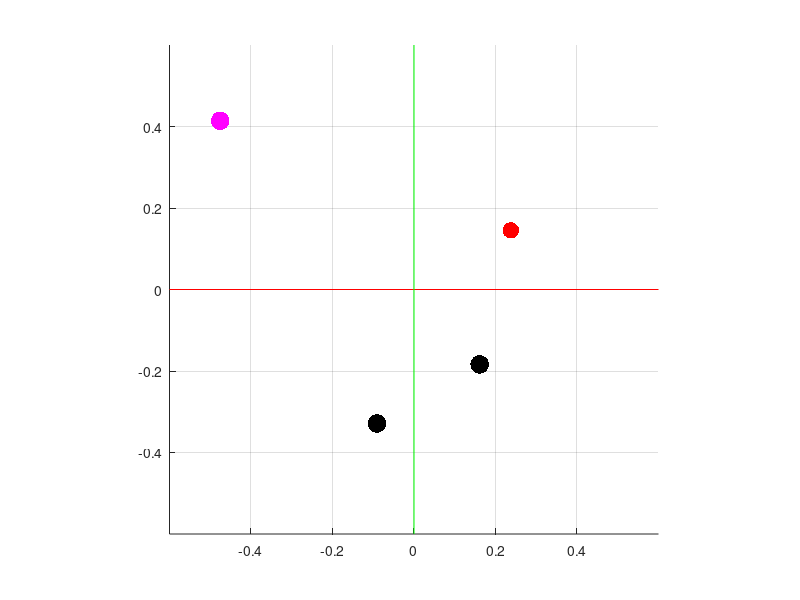

This chart was generated by the following MATLAB code: (Note: this script raises an error after producing the figure.)
clear all; close all; clc;

%% SPAWN GOAL CONFIGURATION AND ROBOT POSITION. RANDOMLY IN THE WORKSPACE. 

%Define workspace limits. All in metres. 
xrange = [-0.5, 0.5];
yrange = [-0.5, 0.5];

%global variables.
global cm num_modes ng nd xg xr sig delta_t conf_thresh conf_max alpha_max;

%workspace parameters
max_ng = 6;
ng = datasample(2:max_ng, 1); %spawn random number of goals. Maximum number is 6. At least 
nd = 2; %num of dimensions. by definition R^2
cm = {1,2}; %only control mode settings. 
num_modes = length(cm); %or 1 depending on whether the modes are [x, y] or [{x,y}]

%spawn random goals and random robot positions
xg = [rand(1,ng)*range(xrange) + xrange(1); rand(1,ng)*range(yrange) + yrange(1)]; %random goal positions. These will be treated as fixed parameters.
xr = [rand(1,1)*range(xrange) + xrange(1); rand(1,1)*range(yrange) + yrange(1)];
xr_true = xr; %store away random position in a variable for reuse.


%disambiguation related params
sig = 0.01; %For Fisher information
delta_t = 0.1; %For compute projections. 

%arbitrartion function parameters - Fixed parameters for shared control. 
conf_thresh = (1.05/ng);
conf_max = (1.2/ng);
alpha_max = 0.7;

%% PLOT GOALS AND CURRENT ROBOT POSITION. 
% 
% figure;
scatter(xg(1,1:ng), xg(2,1:ng), 180, 'k', 'filled'); grid on; hold on;
scatter(xr(1), xr(2), 140, 'r', 'filled');
offset = [-0.1, 0.1];
line(xrange+offset, [0,0], 'Color', 'r'); %draw x and y axes.
line([0,0], yrange+offset, 'Color', 'g');
axis([xrange + offset, yrange + offset]);
axis square;

%% START SIMULATING A HUMAN CONTROLLING THE ROBOT FROM THE CURRENT POSITION ALWAYS IN THE DISAMBIGUATING MODE, TOWARDS A RANDOMLY PICKED GOAL FROM 
%% THE LIST OF GOALS.

% generate random user goal index. change color to magenta. 
random_goal_index = randsample(ng, 1); 
random_goal = xg(:, random_goal_index);
%%
scatter(random_goal(1), random_goal(2), 180, 'm', 'filled'); grid on; hold on;

%%
intent_types = {'dft', 'conf', 'bayes'};
intent_type = intent_types{datasample(1:length(intent_types), 1)}; % or conf or bayes
intnent_type = 'dft';

%% %% USING MAX POTENTIAL AS BASE LINE
total_time_steps = 120; %with delta_t of 0.1, this amounts to 10 seconds. We will assume that "mode switches" don't take time. 
%variables to hold simulation data for MAX POTENTIAL
pgs_POT = zeros(ng, total_time_steps); %goal probabilities
optimal_modes_POT = zeros(total_time_steps-1, 1); %optimal modes. 
alpha_POT = zeros(total_time_steps-1, 1); %alpha values
uh_POT = zeros(nd, total_time_steps-1);
ur_POT = zeros(nd, total_time_steps-1);
blend_vel_POT = zeros(nd, total_time_steps-1);
curr_goal_POT = zeros(total_time_steps-1, 1); %current goal inference
traj_POT = zeros(nd, total_time_steps); %trajectory
traj_POT(:, 1) = xr; %initialize first data point of trajetcory
pgs_POT(:, 1) = (1/ng)*ones(ng, 1);%uniform probability to start off with. This is the true pg distribution during the course of the trajectory
%internally projection
current_optimal_mode_POT_index = 1;
current_optimal_mode_POT = cm{current_optimal_mode_POT_index};


mode_comp_timesteps = 4; %time step gap between optimal mode computation. 
exit_threshold = 0.02;
hist_length = 15; %for Bayes filter. not used. 

for i=1:total_time_steps-1
    %compute the optimal mode. store it away. 
    if norm(traj_POT(:, i) - random_goal)/norm(traj_POT(:, 1)- random_goal) < exit_threshold
        fprintf('Within 10 percent of the original separation from goal. Stopping simulation\n');
        break;
    end
    curr_goal_index_POT = datasample(find(pgs_POT(:, i) == max(pgs_POT(:, i))), 1);
    curr_goal_POT(i) = curr_goal_index_POT;
    if mod(i-1, mode_comp_timesteps) == 0
        current_optimal_mode_POT_index = compute_optimal_mode_POT_R2(xg(:, curr_goal_index_POT), xr_true); 
        if length(current_optimal_mode_POT_index) > 1 %when there are equivalent modes. 
            current_optimal_mode_POT = cm{current_optimal_mode_POT_index(1)}; %pick the first one. 
            current_optimal_mode_POT_index = current_optimal_mode_POT_index(1); %update the index. 
        else
            if current_optimal_mode_POT_index ~= -1 %if -1, don't change any mode. keep previous node. So no need to update
                current_optimal_mode_POT = cm{current_optimal_mode_POT_index}; 
            end
        end
    end
    %gotta determine uh. Assumes human is executes the "straightest
    %possible motion in the current mode towards the specified goal". 
    uh = generate_full_uh(random_goal, xr); %noisy uh. Change gaussian sigma in the generate_full_uh accordingly. 
    zero_dim = setdiff(1:nd,current_optimal_mode_POT); %zero out the nonavailable control modes. 
    for jj=1:length(zero_dim)
        uh(zero_dim(jj)) = 0;
    end
    
    %human and robot control commands and belnding
    uh = 0.2*(uh./(abs(uh) + realmin));
    ur = generate_autonomy(curr_goal_index_POT); %pfield autonomy command in full 2D space towards what it thinks is the current goal
    alpha_POT(i) = alpha_from_confidence(pgs_POT(curr_goal_index_POT, i)); %linear belnding param
    blend_vel = (1-alpha_POT(i))*uh + alpha_POT(i)*ur; %blended vel
    uh_POT(:, i) = uh; ur_POT(:, i) = ur; blend_vel_POT(:, i) = blend_vel;
    if strcmp(intent_type, 'dft')
        pgs_POT(:, i+1) = compute_p_of_g_dft_R2(uh, xr, pgs_POT(:, i));
    elseif strcmp(intent_type, 'bayes')
        pgs_POT(:, i+1) = compute_bayes_R2(uh, xr, pgs_POT(:, i));
%         pgs_POT(:, i+1) = compute_bayes_n_R2(uh_POT(:, max(1, i-hist_length+1):i), xr, pgs_POT(:,i));
    elseif strcmp(intent_type, 'conf')
        pgs_POT(:, i+1) = compute_conf_R2(uh, xr);
    end
    xr = sim_kinematics_R2(xr, blend_vel); %forward simulate kinematics with blending. 
    traj_POT(:, i+1) = xr;
    optimal_modes_POT(i) = current_optimal_mode_POT_index;
end

%% USING ENTROPY simulate motion towards random goal from starting xr

fprintf("SIMULATION USING ENTROPY INFORMATION \n");

xr = xr_true; %reset the robot position to starting position
pgs_ENT = zeros(ng, total_time_steps);
optimal_modes_ENT = zeros(total_time_steps-1, 1);
alpha_ENT = zeros(total_time_steps-1, 1);
uh_ENT = zeros(nd, total_time_steps-1);
ur_ENT = zeros(nd, total_time_steps-1);
blend_vel_ENT = zeros(nd, total_time_steps-1);
curr_goal_ENT = zeros(total_time_steps-1, 1);
traj_ENT = zeros(nd, total_time_steps);
traj_ENT(:, 1) = xr;
pgs_ENT(:, 1) = (1/ng)*ones(ng, 1);%uniform probability to start off with. This is the true pg distribution during the course of the trajectory
%internally projection
current_optimal_mode_ENT_index = 1;
current_optimal_mode_ENT = cm{current_optimal_mode_ENT_index};

for i=1:total_time_steps-1
    if norm(traj_ENT(:, i) - random_goal)/norm(traj_ENT(:, 1)- random_goal) < exit_threshold
        fprintf('Within 10 percent of the original separation from goal. Stopping simulation\n');
        break;
    end
    %compute the optimal mode. store it away. 
    curr_goal_index_ENT = datasample(find(pgs_ENT(:, i) == max(pgs_ENT(:, i))), 1);
    curr_goal_ENT(i) = curr_goal_index_ENT;
    if mod(i-1, mode_comp_timesteps) == 0
        current_optimal_mode_ENT_index = compute_optimal_mode_ENT_R2(intent_type, xr, pgs_ENT(:, i)); 
        if length(current_optimal_mode_ENT_index) > 1 %when there are equivalent modes. 
            current_optimal_mode_ENT = cm{current_optimal_mode_ENT_index(1)}; %pick the first one. 
            current_optimal_mode_ENT_index = current_optimal_mode_ENT_index(1); %update the index. 
        else
            if current_optimal_mode_ENT_index ~= -1 %if -1, don't change any mode. keep previous node. So no need to update
                current_optimal_mode_ENT = cm{current_optimal_mode_ENT_index}; 
            end
        end
    end
    %gotta determine uh. Assumes human is executes the "straightest
    %possible motion in the current mode towards the specified goal". 
    uh = generate_full_uh(random_goal, xr);
    zero_dim = setdiff(1:nd,current_optimal_mode_ENT);
    for jj=1:length(zero_dim)
        uh(zero_dim(jj)) = 0;
    end
    uh = 0.2*(uh./(abs(uh) + realmin));
    ur = generate_autonomy(curr_goal_index_ENT); %autonomy command in full 2D space
    alpha_ENT(i) = alpha_from_confidence(pgs_ENT(curr_goal_index_ENT, i)); %linear belnding param
    blend_vel = (1-alpha_ENT(i))*uh + alpha_ENT(i)*ur; %blended vel
    uh_ENT(:, i) = uh; ur_ENT(:, i) = ur; blend_vel_ENT(:, i) = blend_vel;

    if strcmp(intent_type, 'dft')
        pgs_ENT(:, i+1) = compute_p_of_g_dft_R2(uh, xr, pgs_ENT(:, i));
    elseif strcmp(intent_type, 'bayes')
        pgs_ENT(:, i+1) = compute_bayes_R2(uh, xr, pgs_ENT(:, i));
%         pgs_ENT(:, i+1) = compute_bayes_n_R2(uh_ENT(:, max(1, i-hist_length+1):i), xr, pgs_ENT(:,i));
    elseif strcmp(intent_type, 'conf')
        pgs_ENT(:, i+1) = compute_conf_R2(uh, xr);
    end
    
    xr = sim_kinematics_R2(xr, blend_vel); %forward simulate kinematics with blending. 
    traj_ENT(:, i+1) = xr;
    optimal_modes_ENT(i) = current_optimal_mode_ENT;
end

%% USING KL DIVERGENCE
fprintf("SIMULATION USING KL DIVERGENCE INFORMATION \n");

xr = xr_true; %reset the robot position to starting position
pgs_KL = zeros(ng, total_time_steps);
optimal_modes_KL = zeros(total_time_steps-1, 1);
alpha_KL = zeros(total_time_steps-1, 1);
uh_KL = zeros(nd, total_time_steps-1);
ur_KL = zeros(nd, total_time_steps-1);
blend_vel_KL = zeros(nd, total_time_steps-1);
curr_goal_KL = zeros(total_time_steps-1, 1);
traj_KL = zeros(nd, total_time_steps);
traj_KL(:, 1) = xr;
pgs_KL(:, 1) = (1/ng)*ones(ng, 1);%uniform probability to start off with. This is the true pg distribution during the course of the trajectory
%internally projection
current_optimal_mode_KL_index = 1;
current_optimal_mode_KL = cm{current_optimal_mode_KL_index};

for i=1:total_time_steps-1
    if norm(traj_KL(:, i) - random_goal)/norm(traj_KL(:, 1)- random_goal) < exit_threshold
        fprintf('Within 10 percent of the original separation from goal. Stopping simulation\n');
        break;
    end
    %compute the optimal mode. store it away. 
    curr_goal_index_KL = datasample(find(pgs_KL(:, i) == max(pgs_KL(:, i))), 1);
    curr_goal_KL(i) = curr_goal_index_KL;
    if mod(i-1, mode_comp_timesteps) == 0
        current_optimal_mode_KL_index = compute_optimal_mode_KL_R2(intent_type, xr, pgs_KL(:, i)); 
        if length(current_optimal_mode_KL_index) > 1 %when there are equivalent modes. 
            current_optimal_mode_KL = cm{current_optimal_mode_KL_index(1)}; %pick the first one. 
            current_optimal_mode_KL_index = current_optimal_mode_KL_index(1); %update the index. 
        else
            if current_optimal_mode_KL_index ~= -1 %if -1, don't change any mode. keep previous node. So no need to update
                current_optimal_mode_KL = cm{current_optimal_mode_KL_index}; 
            end
        end
    end
    %gotta determine uh. Assumes human is executes the "straightest
    %possible motion in the current mode towards the specified goal". 
    uh = generate_full_uh(random_goal, xr);
    zero_dim = setdiff(1:nd,current_optimal_mode_KL);
    for jj=1:length(zero_dim)
        uh(zero_dim(jj)) = 0;
    end
    uh = 0.2*(uh./(abs(uh) + realmin));
    ur = generate_autonomy(curr_goal_index_KL); %autonomy command in full 2D space
    alpha_KL(i) = alpha_from_confidence(pgs_KL(curr_goal_index_KL, i)); %linear belnding param
    blend_vel = (1-alpha_KL(i))*uh + alpha_KL(i)*ur; %blended vel
    uh_KL(:, i) = uh; ur_KL(:, i) = ur; blend_vel_KL(:, i) = blend_vel;

    if strcmp(intent_type, 'dft')
        pgs_KL(:, i+1) = compute_p_of_g_dft_R2(uh, xr, pgs_KL(:, i));
    elseif strcmp(intent_type, 'bayes')
        pgs_KL(:, i+1) = compute_bayes_R2(uh, xr, pgs_KL(:, i));
%         pgs_KL(:, i+1) = compute_bayes_n_R2(uh_KL(:, max(1, i-hist_length+1):i), xr, pgs_KL(:,i));
    elseif strcmp(intent_type, 'conf')
        pgs_KL(:, i+1) = compute_conf_R2(uh, xr);
    end
    
    xr = sim_kinematics_R2(xr, blend_vel); %forward simulate kinematics with blending. 
    traj_KL(:, i+1) = xr;
    optimal_modes_KL(i) = current_optimal_mode_KL_index;
end


%% USING FI
% fprintf("SIMULATION USING FISHER INFORMATION \n");
% xr = xr_true;
% pgs_FI = zeros(ng, total_time_steps);
% optimal_modes_FI = zeros(total_time_steps-1, 1);
% alpha_FI = zeros(total_time_steps-1, 1);
% uh_FI = zeros(nd, total_time_steps-1);
% ur_FI = zeros(nd, total_time_steps-1);
% blend_vel_FI = zeros(nd, total_time_steps-1);
% curr_goal_FI = zeros(total_time_steps-1, 1);
% traj_FI = zeros(nd, total_time_steps);
% traj_FI(:, 1) = xr;
% pgs_FI(:, 1) = (1/ng)*ones(ng, 1);
% current_optimal_mode_FI = 1;
% for i=1:total_time_steps-1
%     %obtain current goal.
%     curr_goal_index_FI = datasample(find(pgs_FI(:, i) == max(pgs_FI(:, i))), 1);
%     curr_goal_FI(i) =  curr_goal_index_FI;
%     %compute the optimal mode. store it away. 
%     if mod(i-1, mode_comp_timesteps) == 0
%         current_optimal_mode_FI_index = compute_optimal_mode_FI_R2(intent_type, xr, pgs_FI(:, i)); 
%         if length(current_optimal_mode_FI_index) > 1 %when there are equivalent modes. 
%             current_optimal_mode_FI = cm{current_optimal_mode_FI_index(1)}; %pick the first one. 
%             current_optimal_mode_FI_index = current_optimal_mode_FI_index(1); %update the index. 
%         else
%             if current_optimal_mode_FI_index ~= -1 %if -1, don't change any mode. keep previous node. So no need to update
%                 current_optimal_mode_FI = cm{current_optimal_mode_FI_index}; 
%             end
%         end
%     end
%     %gotta determine uh. 
%     uh = generate_full_uh(random_goal, xr);
%     zero_dim = setdiff(1:nd,current_optimal_mode_FI);
%     for jj=1:length(zero_dim)
%         uh(zero_dim(jj)) = 0;
%     end
%     uh = 0.2*(uh/(norm(uh) + realmin));
%     ur = generate_autonomy(curr_goal_index_FI); %autonomy command in full 2D space
%     alpha_FI(i) = alpha_from_confidence(pgs_FI(curr_goal_index_FI, i)); %linear belnding param
%     blend_vel = (1-alpha_FI(i))*uh + alpha_FI(i)*ur; %blended vel
%     uh_FI(:, i) = uh; ur_FI(:, i) = ur; blend_vel_FI(:, i) = blend_vel;
%     if strcmp(intent_type, 'dft')
%         pgs_FI(:, i+1) = compute_p_of_g_dft_R2(uh, xr, pgs_FI(:, i));
%     elseif strcmp(intent_type, 'bayes')
%         pgs_FI(:, i+1) = compute_bayes_R2(uh, xr, pgs_FI(:, i));
% %         pgs_FI(:, i+1) = compute_bayes_n_R2(uh_FI(:, max(1, i-hist_length+1):i), xr, pgs_FI(:,i));
%     elseif strcmp(intent_type, 'conf')
%         pgs_FI(:, i+1) = compute_conf_R2(uh, xr);
%     end
%     xr = sim_kinematics_R2(xr, blend_vel); %forward simulate kinematics with blending. 
%     traj_FI(:, i+1) = xr;
%     optimal_modes_FI(i) = current_optimal_mode_FI;
% end
%% DISAMB METRIC BASED
fprintf("SIMULATION USING DISAMB METRIC \n");
xr = xr_true;
pgs_DISAMB = zeros(ng, total_time_steps);
optimal_modes_DISAMB = zeros(total_time_steps-1, 1);
alpha_DISAMB = zeros(total_time_steps-1, 1);
uh_DISAMB = zeros(nd, total_time_steps-1);
ur_DISAMB = zeros(nd, total_time_steps-1);
blend_vel_DISAMB = zeros(nd, total_time_steps-1);
curr_goal_DISAMB = zeros(total_time_steps-1, 1);
traj_DISAMB = zeros(nd, total_time_steps);
traj_DISAMB(:, 1) = xr; %(x,y,theta)
pgs_DISAMB(:, 1) = (1/ng)*ones(ng, 1);%uniform probability to start off with. This is the true pg distribution during the course of the trajectory
%internally projection

current_optimal_mode_DISAMB_index = 1;
current_optimal_mode_DISAMB = cm{current_optimal_mode_DISAMB_index};

for i=1:total_time_steps-1
    if norm(traj_DISAMB(:, i) - random_goal)/norm(traj_DISAMB(:, 1)- random_goal) < exit_threshold
        fprintf('Within 10 percent of the original separation from goal. Stopping simulation\n');
        break;
    end
    curr_goal_index_DISAMB = datasample(find(pgs_DISAMB(:, i) == max(pgs_DISAMB(:, i))), 1);
    curr_goal_DISAMB(i) = curr_goal_index_DISAMB;
    if mod(i-1, mode_comp_timesteps) == 0
        current_optimal_mode_DISAMB_index = compute_optimal_mode_DISAMB_R2(intent_type, xr, pgs_DISAMB(:, i)); 
        if length(current_optimal_mode_DISAMB_index) > 1 %when there are equivalent modes. 
            current_optimal_mode_DISAMB = cm{current_optimal_mode_DISAMB_index(1)}; %pick the first one. 
            current_optimal_mode_DISAMB_index = current_optimal_mode_DISAMB_index(1); %update the index. 
        else
            if current_optimal_mode_DISAMB_index ~= -1 %if -1, don't change any mode. keep previous node. So no need to update
                current_optimal_mode_DISAMB = cm{current_optimal_mode_DISAMB_index}; 
            end
        end
    end
    uh = generate_full_uh(random_goal, xr);
    zero_dim = setdiff(1:nd,current_optimal_mode_DISAMB);
    for jj=1:length(zero_dim)
        uh(zero_dim(jj)) = 0;
    end
    uh = 0.2*(uh./(abs(uh) + realmin));
    ur = generate_autonomy(curr_goal_index_DISAMB);
    alpha_DISAMB(i) = alpha_from_confidence(pgs_DISAMB(curr_goal_index_DISAMB, i)); %linear belnding param
    blend_vel = (1-alpha_DISAMB(i))*uh + alpha_DISAMB(i)*ur; %blended vel
    uh_DISAMB(:, i) = uh; ur_DISAMB(:, i) = ur; blend_vel_DISAMB(:, i) = blend_vel;
    if strcmp(intent_type, 'dft')
        pgs_DISAMB(:, i+1) = compute_p_of_g_dft_R2(uh, xr, pgs_DISAMB(:, i));
    elseif strcmp(intent_type, 'bayes')
        pgs_DISAMB(:, i+1) = compute_bayes_R2(uh, xr, pgs_DISAMB(:, i));
%         pgs_DISAMB(:, i+1) = compute_bayes_n_R2(uh_DISAMB(:, max(1, i-hist_length+1):i), xr, pgs_DISAMB(:,i));
    elseif strcmp(intent_type, 'conf')
        pgs_DISAMB(:, i+1) = compute_conf_R2(uh, xr);
    end
    xr = sim_kinematics_R3(xr, blend_vel);
    traj_DISAMB(:, i+1) = xr;
    optimal_modes_DISAMB(i) = current_optimal_mode_DISAMB_index; 
end

%
hold on; 
scatter(traj_POT(1, :)', traj_POT(2, :)', 'k', 'filled');
scatter(traj_ENT(1, :)', traj_ENT(2, :)', 'r', 'filled');
scatter(traj_KL(1, :)', traj_KL(2, :)', 'b', 'filled');
% scatter(traj_FI(1, :)', traj_FI(2, :)', 'b', 'filled');
scatter(traj_DISAMB(1, :)', traj_DISAMB(2, :)', 'g', 'filled');

%% PLOT PROBABILITIES AND THE DISAMB MODES. 
% plot_script;
% plot_goal_match;

%% generate u_h
function uh = generate_full_uh(xg, xr) %full unnomralized uh
    global nd;
    uh = xg - xr;
    uh = uh + normrnd(0, 0.01, nd, 1); %noisy uh. 
end

%% simple potential field type of autonomy. 
function ur = generate_autonomy(goal_index)
    global xr xg;
    ur = xg(:, goal_index) - xr;
    if norm(ur) > 0.20
        ur = 0.2*ur/norm(ur);
    end
end
%% arbitration function

function alpha = alpha_from_confidence(goal_pg)
   global conf_thresh conf_max alpha_max
   if goal_pg <= conf_thresh
       alpha = 0.0;
   elseif goal_pg > conf_thresh && goal_pg <= conf_max
       alpha = (goal_pg - conf_thresh)*(alpha_max/(conf_max - conf_thresh));
   else
       alpha = alpha_max;
   end
end

%%
function [ best_mode ] = compute_optimal_mode_POT_R2(xg, xr_true)
    global cm nd xr;
    Pk = zeros(nd, 1);
    Pcm = zeros(length(cm), 1); % Fractional Potnetial for each mode. 
    for i=1:nd
        Pk(i) = abs((xg(i) - xr(i))/(xg(i) - xr_true(i))); %Fractional potential. 
    end
    for i=1:length(cm)
        Pcm(i) = sum(Pk(cm{i}));
    end
    best_mode = compute_best_mode(Pcm);
end